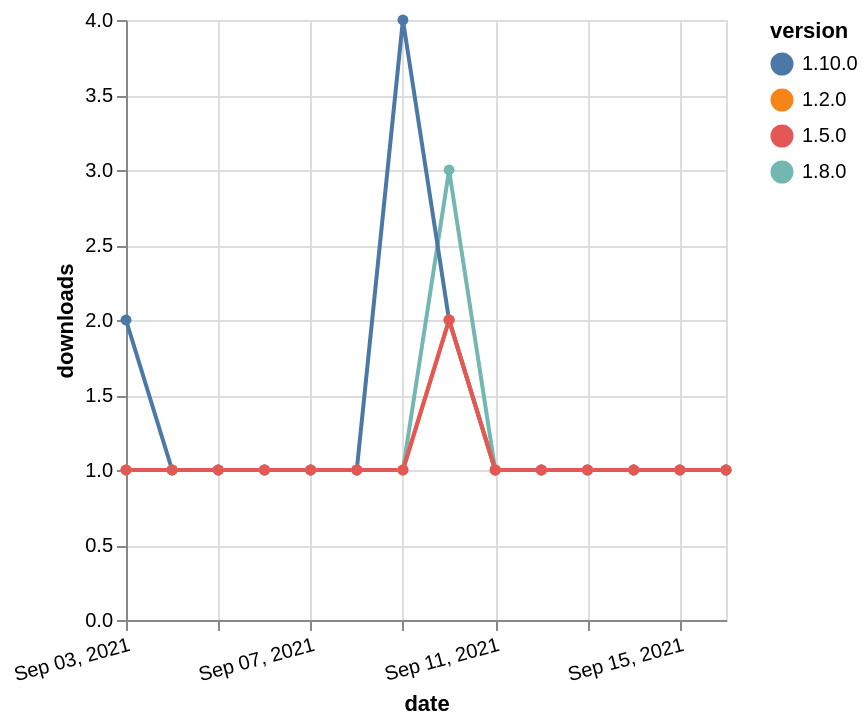

Write a Vega-Lite specification for this figure.
### Vega-Lite specification from a JSON file in a GitHub repository (floating-point values rounded to 4 significant figures)
{"$schema": "https://vega.github.io/schema/vega-lite/v5.json", "description": "A simple bar chart with embedded data.", "data": {"values": [{"date": "2021-09-03", "total": 199, "delta": 1, "version": "1.8.0"}, {"date": "2021-09-04", "total": 200, "delta": 1, "version": "1.8.0"}, {"date": "2021-09-05", "total": 201, "delta": 1, "version": "1.8.0"}, {"date": "2021-09-06", "total": 202, "delta": 1, "version": "1.8.0"}, {"date": "2021-09-07", "total": 203, "delta": 1, "version": "1.8.0"}, {"date": "2021-09-08", "total": 204, "delta": 1, "version": "1.8.0"}, {"date": "2021-09-09", "total": 205, "delta": 1, "version": "1.8.0"}, {"date": "2021-09-10", "total": 208, "delta": 3, "version": "1.8.0"}, {"date": "2021-09-11", "total": 209, "delta": 1, "version": "1.8.0"}, {"date": "2021-09-12", "total": 210, "delta": 1, "version": "1.8.0"}, {"date": "2021-09-13", "total": 211, "delta": 1, "version": "1.8.0"}, {"date": "2021-09-14", "total": 212, "delta": 1, "version": "1.8.0"}, {"date": "2021-09-15", "total": 213, "delta": 1, "version": "1.8.0"}, {"date": "2021-09-16", "total": 214, "delta": 1, "version": "1.8.0"}, {"date": "2021-09-03", "total": 121, "delta": 2, "version": "1.10.0"}, {"date": "2021-09-04", "total": 122, "delta": 1, "version": "1.10.0"}, {"date": "2021-09-05", "total": 123, "delta": 1, "version": "1.10.0"}, {"date": "2021-09-06", "total": 124, "delta": 1, "version": "1.10.0"}, {"date": "2021-09-07", "total": 125, "delta": 1, "version": "1.10.0"}, {"date": "2021-09-08", "total": 126, "delta": 1, "version": "1.10.0"}, {"date": "2021-09-09", "total": 130, "delta": 4, "version": "1.10.0"}, {"date": "2021-09-10", "total": 132, "delta": 2, "version": "1.10.0"}, {"date": "2021-09-11", "total": 133, "delta": 1, "version": "1.10.0"}, {"date": "2021-09-12", "total": 134, "delta": 1, "version": "1.10.0"}, {"date": "2021-09-13", "total": 135, "delta": 1, "version": "1.10.0"}, {"date": "2021-09-14", "total": 136, "delta": 1, "version": "1.10.0"}, {"date": "2021-09-15", "total": 137, "delta": 1, "version": "1.10.0"}, {"date": "2021-09-16", "total": 138, "delta": 1, "version": "1.10.0"}, {"date": "2021-09-03", "total": 201, "delta": 1, "version": "1.2.0"}, {"date": "2021-09-04", "total": 202, "delta": 1, "version": "1.2.0"}, {"date": "2021-09-05", "total": 203, "delta": 1, "version": "1.2.0"}, {"date": "2021-09-06", "total": 204, "delta": 1, "version": "1.2.0"}, {"date": "2021-09-07", "total": 205, "delta": 1, "version": "1.2.0"}, {"date": "2021-09-08", "total": 206, "delta": 1, "version": "1.2.0"}, {"date": "2021-09-09", "total": 207, "delta": 1, "version": "1.2.0"}, {"date": "2021-09-10", "total": 209, "delta": 2, "version": "1.2.0"}, {"date": "2021-09-11", "total": 210, "delta": 1, "version": "1.2.0"}, {"date": "2021-09-12", "total": 211, "delta": 1, "version": "1.2.0"}, {"date": "2021-09-13", "total": 212, "delta": 1, "version": "1.2.0"}, {"date": "2021-09-14", "total": 213, "delta": 1, "version": "1.2.0"}, {"date": "2021-09-15", "total": 214, "delta": 1, "version": "1.2.0"}, {"date": "2021-09-16", "total": 215, "delta": 1, "version": "1.2.0"}, {"date": "2021-09-03", "total": 171, "delta": 1, "version": "1.5.0"}, {"date": "2021-09-04", "total": 172, "delta": 1, "version": "1.5.0"}, {"date": "2021-09-05", "total": 173, "delta": 1, "version": "1.5.0"}, {"date": "2021-09-06", "total": 174, "delta": 1, "version": "1.5.0"}, {"date": "2021-09-07", "total": 175, "delta": 1, "version": "1.5.0"}, {"date": "2021-09-08", "total": 176, "delta": 1, "version": "1.5.0"}, {"date": "2021-09-09", "total": 177, "delta": 1, "version": "1.5.0"}, {"date": "2021-09-10", "total": 179, "delta": 2, "version": "1.5.0"}, {"date": "2021-09-11", "total": 180, "delta": 1, "version": "1.5.0"}, {"date": "2021-09-12", "total": 181, "delta": 1, "version": "1.5.0"}, {"date": "2021-09-13", "total": 182, "delta": 1, "version": "1.5.0"}, {"date": "2021-09-14", "total": 183, "delta": 1, "version": "1.5.0"}, {"date": "2021-09-15", "total": 184, "delta": 1, "version": "1.5.0"}, {"date": "2021-09-16", "total": 185, "delta": 1, "version": "1.5.0"}]}, "width": "container", "mark": {"type": "line", "point": {"filled": true}}, "encoding": {"x": {"field": "date", "type": "temporal", "timeUnit": "yearmonthdate", "title": "date", "axis": {"labelAngle": -15}}, "y": {"field": "delta", "type": "quantitative", "title": "downloads"}, "color": {"field": "version", "type": "nominal"}, "tooltip": {"field": "delta"}}}
